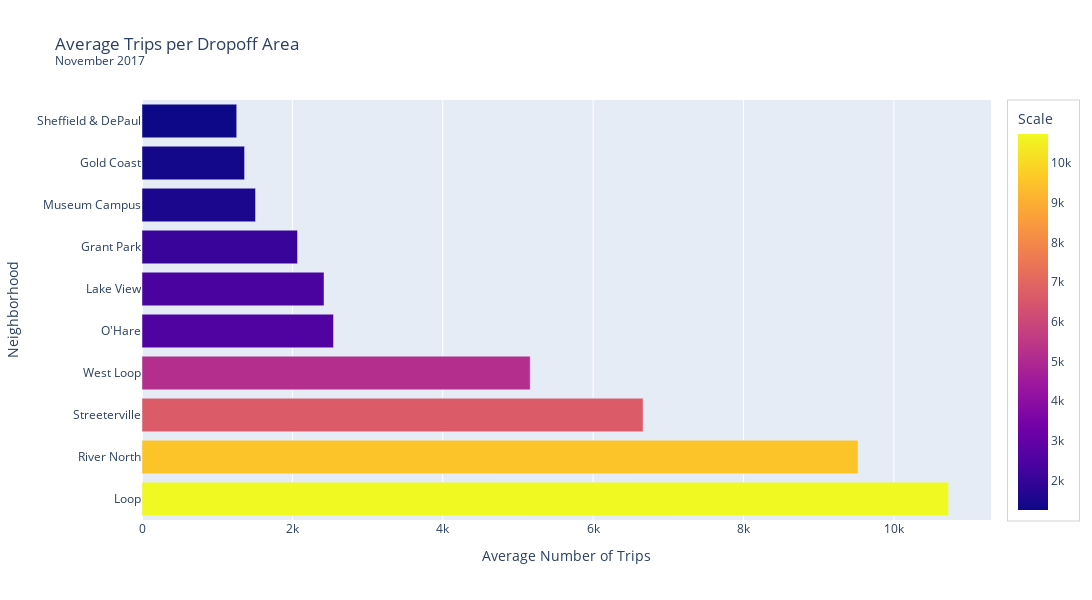
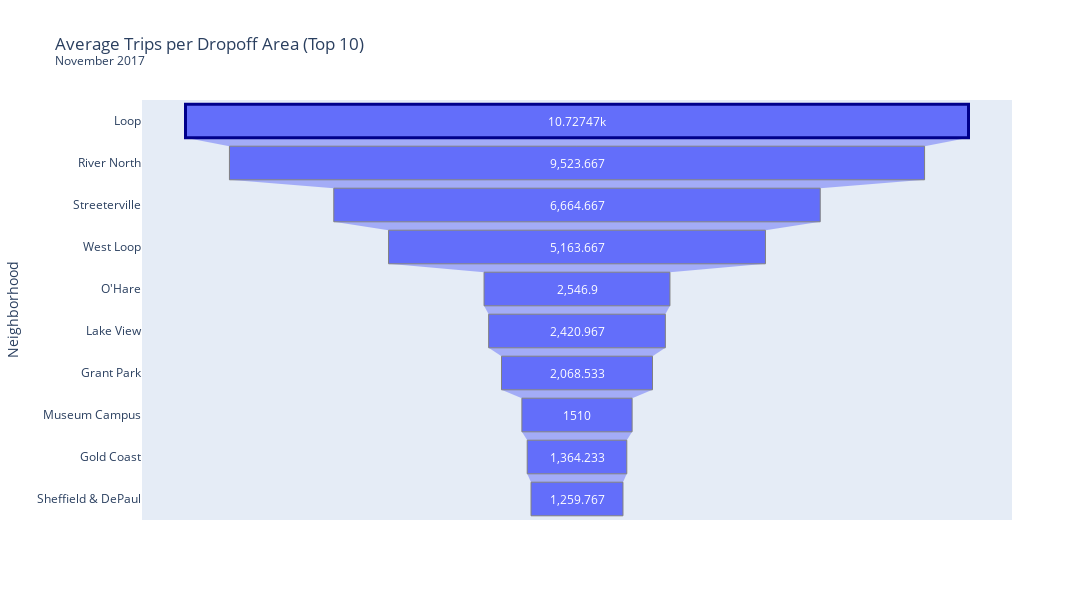
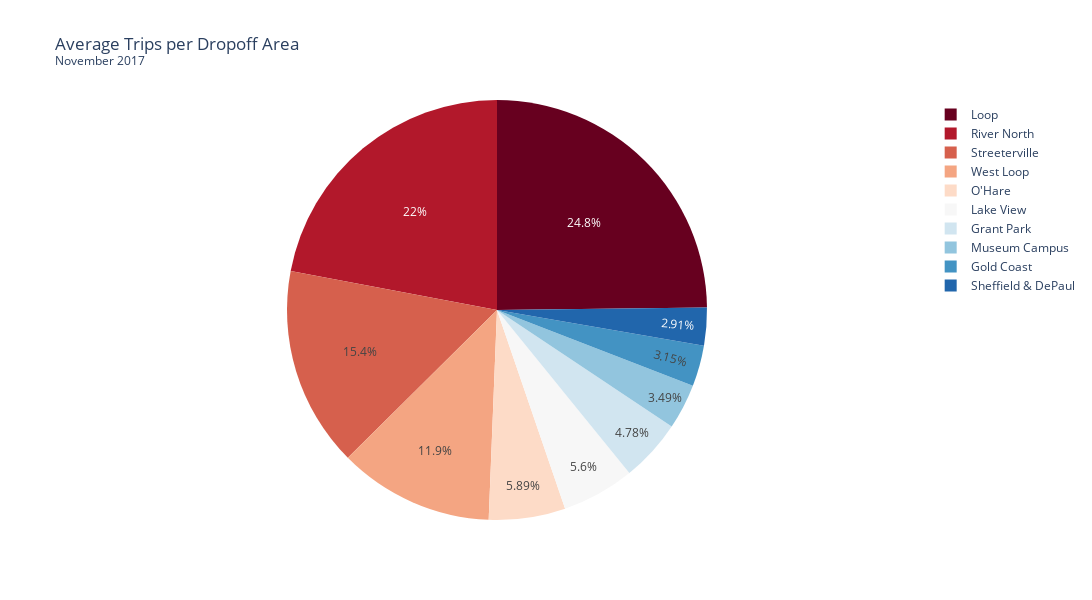
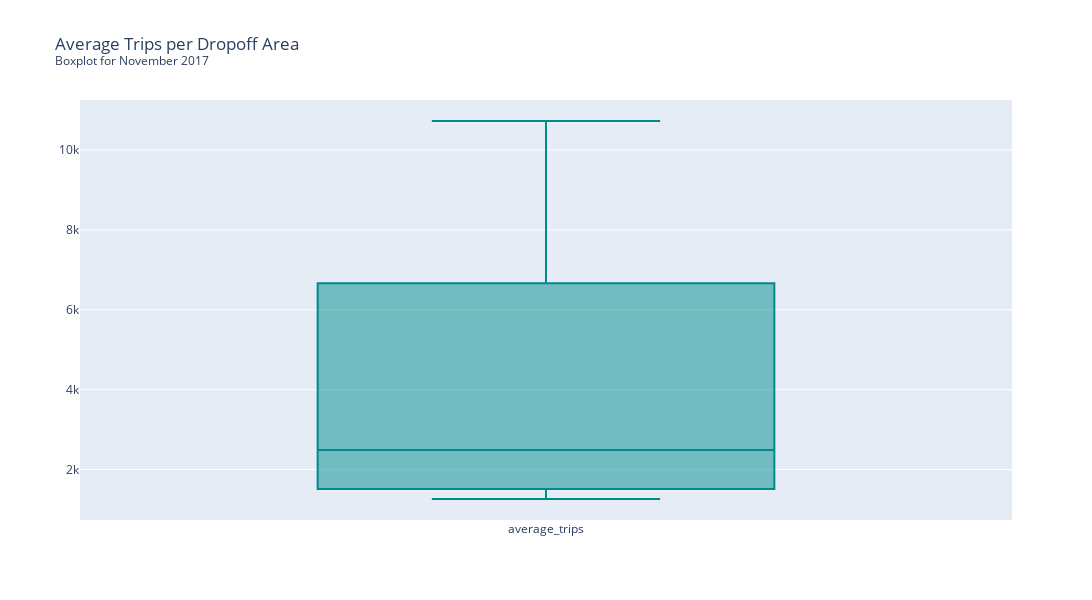

Notebook code cell kept with these figures, in order:
### Code cell
#Charts for dropoff and average_trips (consistent charts and color schemes to previous)

bar = px.bar(top_df2, x="average_trips", y="dropoff_location_name", color="average_trips", title='Average Trips per Dropoff Area <br><sup>November 2017</sup>', 
            labels={"average_trips": "Average Number of Trips","dropoff_location_name": "Neighborhood"}, width=1100, height=600)
bar.update_coloraxes(colorbar_title_text='Scale', colorbar_tickangle=-0, colorbar_bordercolor='lightgray', colorbar_borderwidth=1)
bar.show()

funnel = px.funnel(top_df2, x='average_trips', y='dropoff_location_name', title='Average Trips per Dropoff Area (Top 10) <br><sup>November 2017</sup>',
                labels={"average_trips": "Average Number of Trips","dropoff_location_name": "Neighborhood"}, width=1100, height=600)
funnel.update_traces(marker = {'line': {'width': [3, 1, 1, 1, 1, 1, 1, 1, 1, 1], 
                                        'color': ['darkblue','grey','grey','grey','grey','grey','grey','grey','grey','grey']}})
funnel.show()

pie = px.pie(top_df2, values='average_trips', names='dropoff_location_name', title='Average Trips per Dropoff Area <br><sup>November 2017</sup>',
            color_discrete_sequence=px.colors.sequential.RdBu, labels={"average_trips": "Average Number of Trips","dropoff_location_name": "Neighborhood"}, width=1100, height=600)
pie.show()

box = px.box(top_df2['average_trips'], color_discrete_sequence = ['darkcyan'], title='Average Trips per Dropoff Area <br><sup>Boxplot for November 2017</sup>', width=1100, height=600)
box.update_layout(
    xaxis_title=" ",
    yaxis_title=" ")
box.show()

### Figure 1 — Plotly figure (JSON) as saved in the notebook; plotly's stock layout.template omitted (floating-point values rounded to 4 significant figures)
{"data": [{"alignmentgroup": "True", "hovertemplate": "Average Number of Trips=%{marker.color}<br>Neighborhood=%{y}<extra></extra>", "legendgroup": "", "marker": {"color": [10730.0, 9524.0, 6665.0, 5164.0, 2547.0, 2421.0, 2069.0, 1510, 1364.0, 1260.0], "coloraxis": "coloraxis", "pattern": {"shape": ""}}, "name": "", "offsetgroup": "", "orientation": "h", "showlegend": false, "textposition": "auto", "type": "bar", "x": [10730.0, 9524.0, 6665.0, 5164.0, 2547.0, 2421.0, 2069.0, 1510, 1364.0, 1260.0], "xaxis": "x", "y": ["Loop", "River North", "Streeterville", "West Loop", "O'Hare", "Lake View", "Grant Park", "Museum Campus", "Gold Coast", "Sheffield & DePaul"], "yaxis": "y"}], "layout": {"barmode": "relative", "coloraxis": {"colorbar": {"bordercolor": "lightgray", "borderwidth": 1, "tickangle": 0, "title": {"text": "Scale"}}, "colorscale": [[0, "#0d0887"], [0.1111, "#46039f"], [0.2222, "#7201a8"], [0.3333, "#9c179e"], [0.4444, "#bd3786"], [0.5556, "#d8576b"], [0.6667, "#ed7953"], [0.7778, "#fb9f3a"], [0.8889, "#fdca26"], [1, "#f0f921"]]}, "height": 600, "legend": {"tracegroupgap": 0}, "title": {"text": "Average Trips per Dropoff Area <br><sup>November 2017</sup>"}, "width": 1100, "xaxis": {"anchor": "y", "domain": [0, 1], "title": {"text": "Average Number of Trips"}}, "yaxis": {"anchor": "x", "domain": [0, 1], "title": {"text": "Neighborhood"}}}}

### Figure 2 — Plotly figure (JSON) as saved in the notebook; plotly's stock layout.template omitted (floating-point values rounded to 4 significant figures)
{"data": [{"hovertemplate": "Average Number of Trips=%{x}<br>Neighborhood=%{y}<extra></extra>", "legendgroup": "", "marker": {"color": "#636efa", "line": {"color": ["darkblue", "grey", "grey", "grey", "grey", "grey", "grey", "grey", "grey", "grey"], "width": [3, 1, 1, 1, 1, 1, 1, 1, 1, 1]}}, "name": "", "orientation": "h", "showlegend": false, "type": "funnel", "x": [10730.0, 9524.0, 6665.0, 5164.0, 2547.0, 2421.0, 2069.0, 1510, 1364.0, 1260.0], "xaxis": "x", "y": ["Loop", "River North", "Streeterville", "West Loop", "O'Hare", "Lake View", "Grant Park", "Museum Campus", "Gold Coast", "Sheffield & DePaul"], "yaxis": "y"}], "layout": {"height": 600, "legend": {"tracegroupgap": 0}, "title": {"text": "Average Trips per Dropoff Area (Top 10) <br><sup>November 2017</sup>"}, "width": 1100, "xaxis": {"anchor": "y", "domain": [0, 1], "title": {"text": "Average Number of Trips"}}, "yaxis": {"anchor": "x", "domain": [0, 1], "title": {"text": "Neighborhood"}}}}

### Figure 3 — Plotly figure (JSON) as saved in the notebook; plotly's stock layout.template omitted (floating-point values rounded to 4 significant figures)
{"data": [{"domain": {"x": [0, 1], "y": [0, 1]}, "hovertemplate": "Neighborhood=%{label}<br>Average Number of Trips=%{value}<extra></extra>", "labels": ["Loop", "River North", "Streeterville", "West Loop", "O'Hare", "Lake View", "Grant Park", "Museum Campus", "Gold Coast", "Sheffield & DePaul"], "legendgroup": "", "name": "", "showlegend": true, "type": "pie", "values": [10730.0, 9524.0, 6665.0, 5164.0, 2547.0, 2421.0, 2069.0, 1510, 1364.0, 1260.0]}], "layout": {"height": 600, "legend": {"tracegroupgap": 0}, "piecolorway": ["rgb(103,0,31)", "rgb(178,24,43)", "rgb(214,96,77)", "rgb(244,165,130)", "rgb(253,219,199)", "rgb(247,247,247)", "rgb(209,229,240)", "rgb(146,197,222)", "rgb(67,147,195)", "rgb(33,102,172)", "rgb(5,48,97)"], "title": {"text": "Average Trips per Dropoff Area <br><sup>November 2017</sup>"}, "width": 1100}}

### Figure 4 — Plotly figure (JSON) as saved in the notebook; plotly's stock layout.template omitted (floating-point values rounded to 4 significant figures)
{"data": [{"alignmentgroup": "True", "hovertemplate": "variable=%{x}<br>value=%{y}<extra></extra>", "legendgroup": "", "marker": {"color": "darkcyan"}, "name": "", "notched": false, "offsetgroup": "", "orientation": "v", "showlegend": false, "type": "box", "x": ["average_trips", "average_trips", "average_trips", "average_trips", "average_trips", "average_trips", "average_trips", "average_trips", "average_trips", "average_trips"], "x0": " ", "xaxis": "x", "y": [10730.0, 9524.0, 6665.0, 5164.0, 2547.0, 2421.0, 2069.0, 1510, 1364.0, 1260.0], "y0": " ", "yaxis": "y"}], "layout": {"boxmode": "group", "height": 600, "legend": {"tracegroupgap": 0}, "title": {"text": "Average Trips per Dropoff Area <br><sup>Boxplot for November 2017</sup>"}, "width": 1100, "xaxis": {"anchor": "y", "domain": [0, 1], "title": {"text": " "}}, "yaxis": {"anchor": "x", "domain": [0, 1], "title": {"text": " "}}}}
